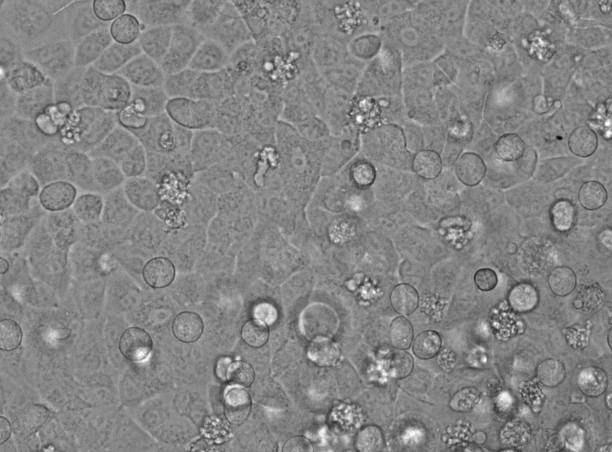
#> input picture Data/Kernels/C2_03_1_1_Bright Field_004.tif, 1224 x 904 px (shown at 1/2 size)
$ jupyter execute --allow-errors 'November IV&V Analysis-Monoculture-P3.ipynb'   (shell and % lines are left out)   (older library calls are emulated)
#> lines starting #> are read from the running program, lines starting #| are printed output that depends on the picture
[cell 1]
import matplotlib.pyplot as plt;
import seaborn as sns;
from PIL import Image
from matplotlib.pyplot import imshow
import numpy as np;
import glob
import os

## Image Ingest

[cell 2]
def rgb2gray(rgb):

    r, g, b = rgb[:,:,0], rgb[:,:,1], rgb[:,:,2]
    gray = 0.2989 * r + 0.5870 * g + 0.1140 * b

    return gray

## Set Healthy Kernel

[cell 3]
set_kernel = True;
invert_image = False;
# [13 lines of commented-out code are left out]

[cell 4]
from scipy.ndimage import gaussian_filter
from skimage import data
from skimage import img_as_float
from skimage.morphology import reconstruction

# [14 lines of commented-out code are left out]

[cell 5]
# [22 lines of commented-out code are left out]

[cell 6]
#Healthy Cells

im = Image.open("Data/Kernels/C2_03_1_1_Bright Field_004.tif");
#> im is the input picture: PIL image 1224x904 I;16; min 9983, max 65504, mean 38938.3

#imshow(np.asarray(im))
im_array_gray = np.asarray(im,dtype=np.float32)
#im_array_gray = rgb2gray(im_array);
if invert_image:
    im_array_gray = (np.abs(255.0-im_array_gray))

im_array_gray_A549 = im_array_gray;

#Cells Condensing/Circular Cells

im = Image.open("Data/Kernels/C2_04_1_1_Bright Field_008.tif");
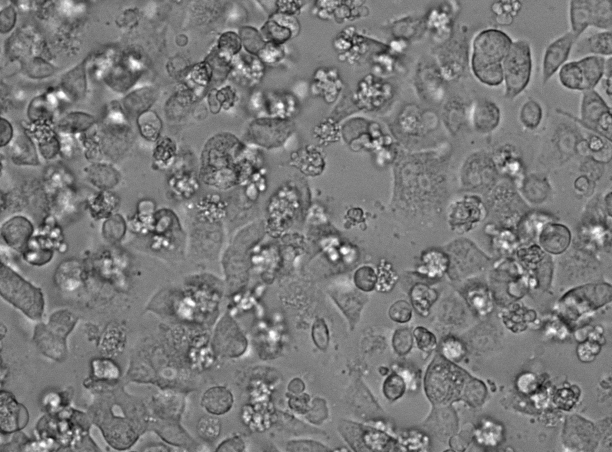
#> input picture Data/Kernels/C2_04_1_1_Bright Field_008.tif, 1224 x 904 px (shown at 1/2 size)
#> im is the input picture: PIL image 1224x904 I;16; min 16335, max 65504, mean 39990.4
im_array_gray = np.asarray(im,dtype=np.float32)
#im_array_gray = rgb2gray(im_array);
if invert_image:
    im_array_gray = (np.abs(255.0-im_array_gray))
im_array_gray_macrophage = im_array_gray;
im_array_gray_dendritic = im_array_gray;


# in focus circular cells
im = Image.open("Data/Kernels/runawaygrowth_kernels/B7_1_Image_D5D18_A549_T02.tif");
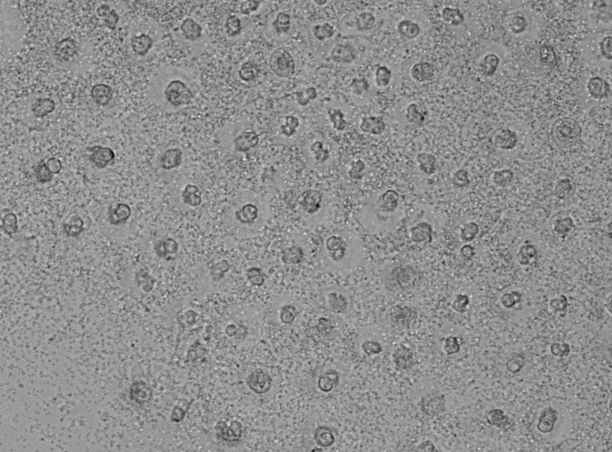
#> input picture Data/Kernels/runawaygrowth_kernels/B7_1_Image_D5D18_A549_T02.tif, 1224 x 904 px (shown at 1/2 size)
#> im is the input picture: PIL image 1224x904 I;16; min 23753, max 60414, mean 44314.8
im_array_gray = np.asarray(im,dtype=np.float32)
if False:
    im_array_gray = (255.0-im_array_gray)
im_array_gray_circular_infocus = im_array_gray;


# [17 lines of commented-out code are left out]

im = Image.open("Data/Kernels/runawaygrowth_kernels/E3_1_Image_D5J16_A549_T06.tif"); # images of bacterial patch
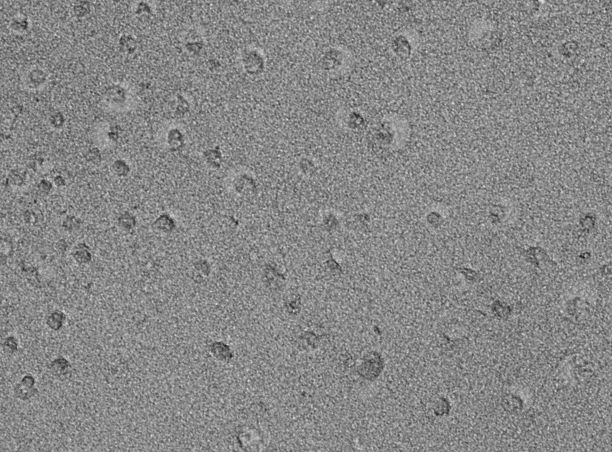
#> input picture Data/Kernels/runawaygrowth_kernels/E3_1_Image_D5J16_A549_T06.tif, 1224 x 904 px (shown at 1/2 size)
#> im is the input picture: PIL image 1224x904 I;16; min 25017, max 53010, mean 39957.9
im_array_gray = np.asarray(im,dtype=np.float32)
if False:
    im_array_gray = (np.abs(255.0-im_array_gray))
im_array_gray_bacterial_patch = im_array_gray;


# [9 lines of commented-out code are left out]

#> (a cell that did not finish here is left out)

[cell 8]
plt.figure(figsize=(20,20))
imshow(im_array_gray_circular_infocus,cmap='gray')
plt.figure(figsize=(5,5))
imshow(im_array_gray_circular_infocus[200:280,500:600],cmap='gray')
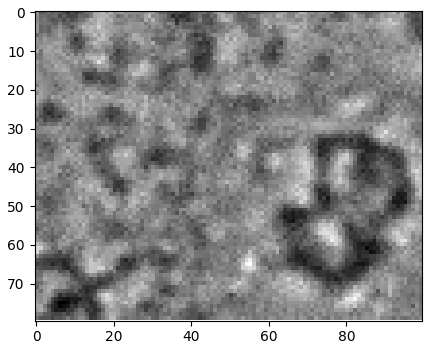
#> figure drawn by matplotlib, 1 panel

## Shaded Normal Kernel Extraction

[cell 9]
## Set Healthy Kernels

#set_kernel=True;
if set_kernel:
    # [8 lines of commented-out code are left out]
    sample_kernel_healthy_A549 = np.array(im_array_gray_A549[75:180,350:410])
    sample_kernel_healthy_A549 = (np.mean(sample_kernel_healthy_A549,axis=None)-sample_kernel_healthy_A549)/(np.mean(sample_kernel_healthy_A549,axis=None))
    sample_kernel_healthy_A549[sample_kernel_healthy_A549<0.00] =0.0;
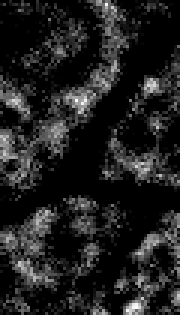
#> sample_kernel_healthy_A549: shape (105, 60) float32 (shown 3 times larger); min 0, max 0.21, mean 0.027; drawn with min black and max white
    mask_sample_kernel_healthy_A549 = sample_kernel_healthy_A549;


    #Define Healthy Dendritic
    sample_kernel_healthy_dendritic = np.array(im_array_gray_dendritic[800:860,490:550]) #340:420,315:400
    sample_kernel_healthy_dendritic = (np.mean(sample_kernel_healthy_dendritic,axis=None)-sample_kernel_healthy_dendritic)/(np.mean(sample_kernel_healthy_dendritic,axis=None))
    sample_kernel_healthy_dendritic[sample_kernel_healthy_dendritic<0.00] =0.0;
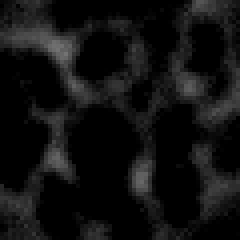
#> sample_kernel_healthy_dendritic: shape (60, 60) float32 (shown 4 times larger); min 0, max 0.451, mean 0.0673
    mask_sample_kernel_healthy_dendritic = sample_kernel_healthy_dendritic;

    #Define Healthy Macrophages
    sample_kernel_healthy_macrophage = np.array(im_array_gray_macrophage[120:220,620:690])
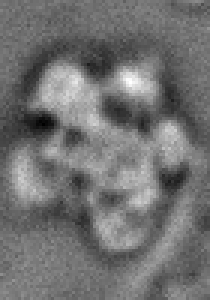
#> sample_kernel_healthy_macrophage: shape (100, 70) float32 (shown 3 times larger); min 22831, max 62335, mean 40467.9; drawn with min black and max white
    sample_kernel_healthy_macrophage = (np.mean(sample_kernel_healthy_macrophage,axis=None)-sample_kernel_healthy_macrophage)/(np.mean(sample_kernel_healthy_macrophage,axis=None))
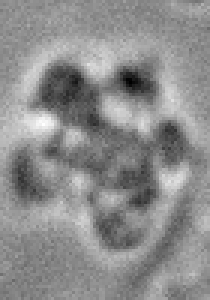
#> sample_kernel_healthy_macrophage: shape (100, 70) float32 (shown 3 times larger); min -0.54, max 0.436, mean 5.4e-08; drawn with min black and max white
    sample_kernel_healthy_macrophage[sample_kernel_healthy_macrophage<0.00] =0.0;
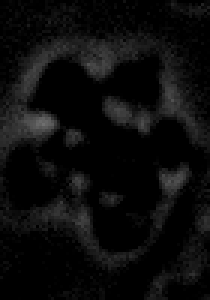
#> sample_kernel_healthy_macrophage: shape (100, 70) float32 (shown 3 times larger); min 0, max 0.436, mean 0.0468
    mask_sample_kernel_healthy_macrophage = sample_kernel_healthy_macrophage;


    #Define Bacterial Patches
    sample_kernel_bacterial_patch = np.array(im_array_gray_bacterial_patch[220:260,530:570])
    sample_kernel_bacterial_patch = (np.mean(sample_kernel_bacterial_patch,axis=None)-sample_kernel_bacterial_patch)/(np.mean(sample_kernel_bacterial_patch,axis=None))
    sample_kernel_bacterial_patch[sample_kernel_bacterial_patch<0.00] =0.0;
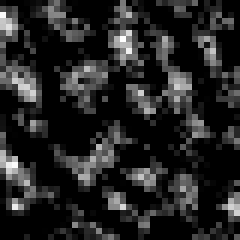
#> sample_kernel_bacterial_patch: shape (40, 40) float32 (shown 6 times larger); min 0, max 0.173, mean 0.025; drawn with min black and max white
    mask_sample_kernel_bacterial_patch = sample_kernel_bacterial_patch;


#     #Define Healthy A549 Dendritic
#     sample_kernel_healthy_dendritic = np.array(im_array_gray_dendritic[800:860,490:550]) #340:420,315:400
#     sample_kernel_healthy_dendritic = (np.mean(sample_kernel_healthy_dendritic,axis=None)-sample_kernel_healthy_dendritic)/(np.mean(sample_kernel_healthy_dendritic,axis=None))
#     sample_kernel_healthy_dendritic[sample_kernel_healthy_dendritic<0.00] =0.0;
#     mask_sample_kernel_healthy_dendritic = sample_kernel_healthy_dendritic;

#     #Define Healthy Macrophages
#     sample_kernel_healthy_macrophage = np.array(im_array_gray_macrophage[120:220,620:690])
#     sample_kernel_healthy_macrophage = (np.mean(sample_kernel_healthy_macrophage,axis=None)-sample_kernel_healthy_macrophage)/(np.mean(sample_kernel_healthy_macrophage,axis=None))
#     sample_kernel_healthy_macrophage[sample_kernel_healthy_macrophage<0.00] =0.0;
#     mask_sample_kernel_healthy_macrophage = sample_kernel_healthy_macrophage;


    #sample_kernel = (np.mean(sample_kernel,axis=None)-sample_kernel)/(np.mean(sample_kernel,axis=None))

#Unhealthy cells
#> (the rest of this cell did not finish here and is left out)
